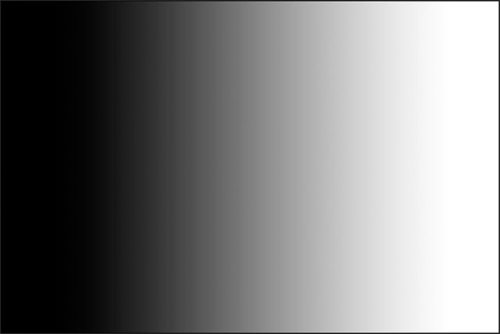
#> input picture gradient.jpg, 500 x 334 px, found by its file name
$ python 'Image Topology.py'
#> lines starting #> are read from the running program, lines starting #| are printed output that depends on the picture
from PIL import Image
from mpl_toolkits.mplot3d import Axes3D
from matplotlib import cm
import matplotlib.pyplot as plt
import numpy as np


image = Image.open('/Users/ag/Jupyter Projects/Image totology/gradient.jpg') # Загрузка фото и выгрузка информации
#> image is the input picture: PIL image 500x334 RGB; min 0, max 255, mean 125
width = image.size[0]
#> width = 500
height = image.size[1]
#> height = 334
pix = image.load()

# Вытащим значения пикселей из pix
pixel_list = []     # Список для значений пикселей изображения
area = 0            # Длина области исследования

if width < height:
    area = height
elif width > height:
    area = width
#> area = 500

for i in range(0, area):
    li = []
    for j in range(0, area):
        try:
            li.append(pix[i,j][0])
        except:
            li.append(0)
    pixel_list.append(li)
#> after the loop, pixel_list = 500 items
pix_ar = np.array(pixel_list)
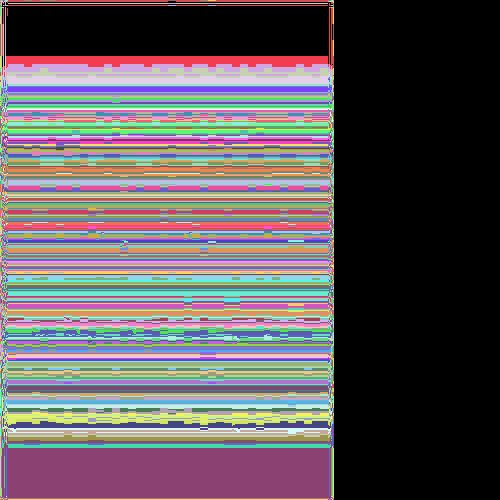
#> pix_ar: shape (500, 500) int64; 256 distinct labels, from 0 to 255; one colour per label, 0 black

# Создаем сетки координат
x = [i for i in range(0, area)]
#> x = 500 values from 0 to 499
y = [i for i in range(0, area)]
#> y = 500 values from 0 to 499
z = pix_ar

X, Y = np.meshgrid(x, y)


# Отрисовываем поверность
fig = plt.figure()
ax = plt.axes(projection='3d')
ax.plot_surface(X, Y, z, cmap='Spectral')
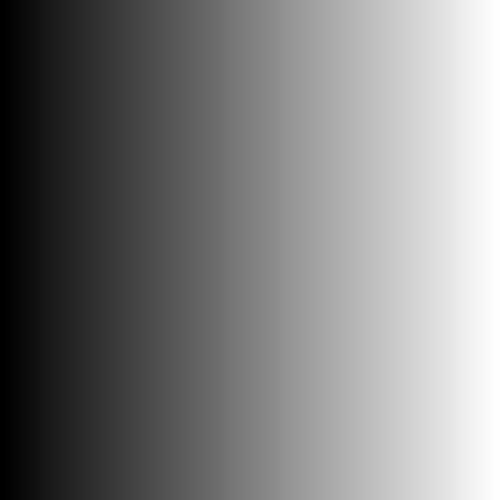
#> X: shape (500, 500) int64; min 0, max 499, mean 249.5; drawn with min black and max white
ax.set_xlabel('x')
ax.set_ylabel('y')
ax.set_zlabel('z')
plt.show()
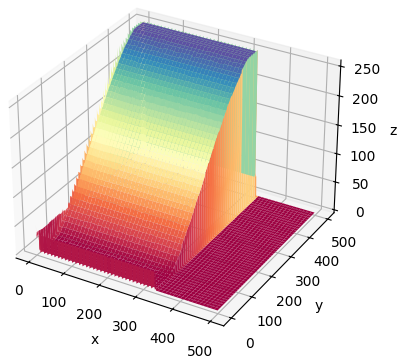
#> figure drawn by matplotlib, 1 panel

print(z)
#> (printed output is left out)

$ run again, with finger.jpg copied over gradient.jpg
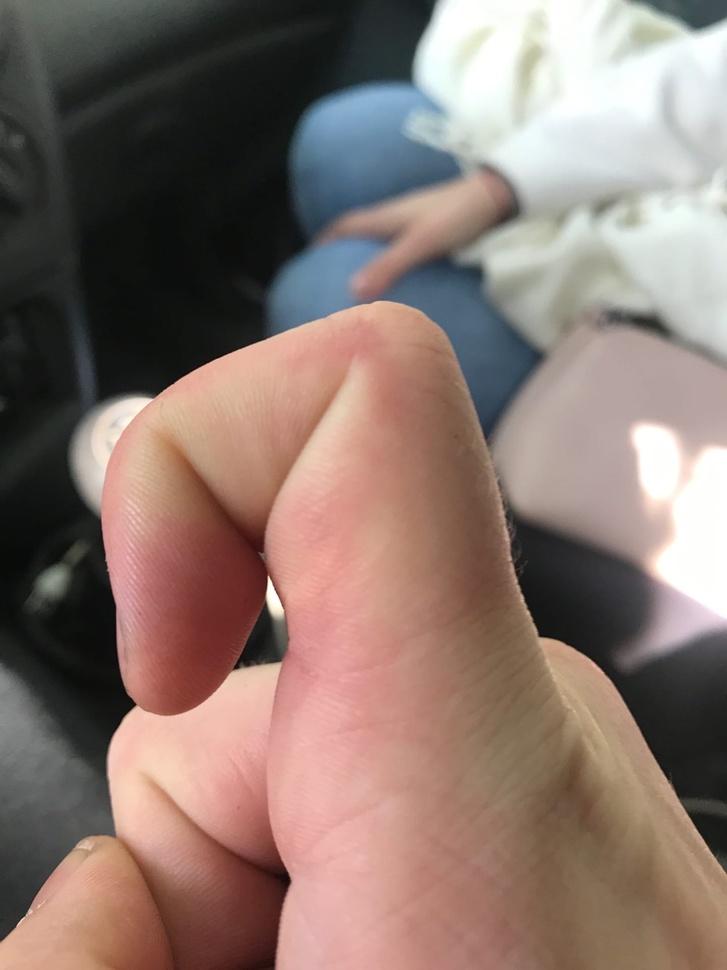
#> input picture finger.jpg, 727 x 970 px, shrunk from 1440 x 1920 before the run, found by its file name
#> image is the input picture: PIL image 727x970 RGB; mean R, G, B 137.3, 117.6, 110
#> after the loop `for i in range(0, area):`: pixel_list = 970 items
#> `pix_ar = np.array(pixel_list)`:
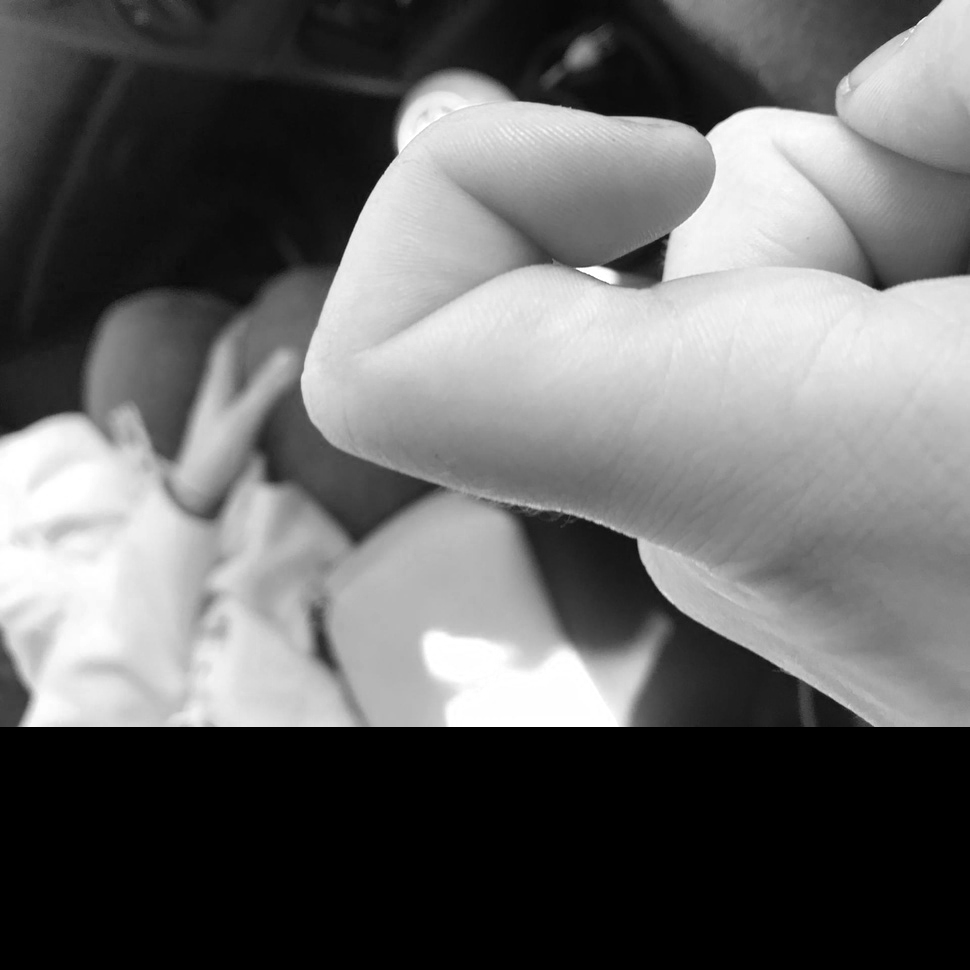
#> pix_ar: shape (970, 970) int64; min 0, max 255, mean 102.9
#> `plt.show()`:
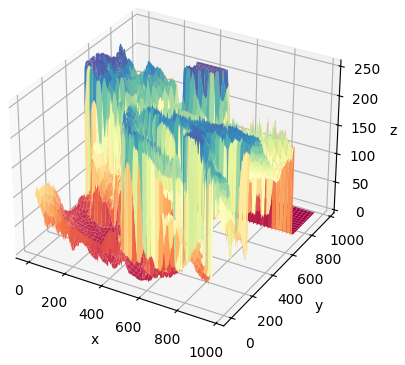
#> figure drawn by matplotlib, 1 panel
#> (printed output is left out)
